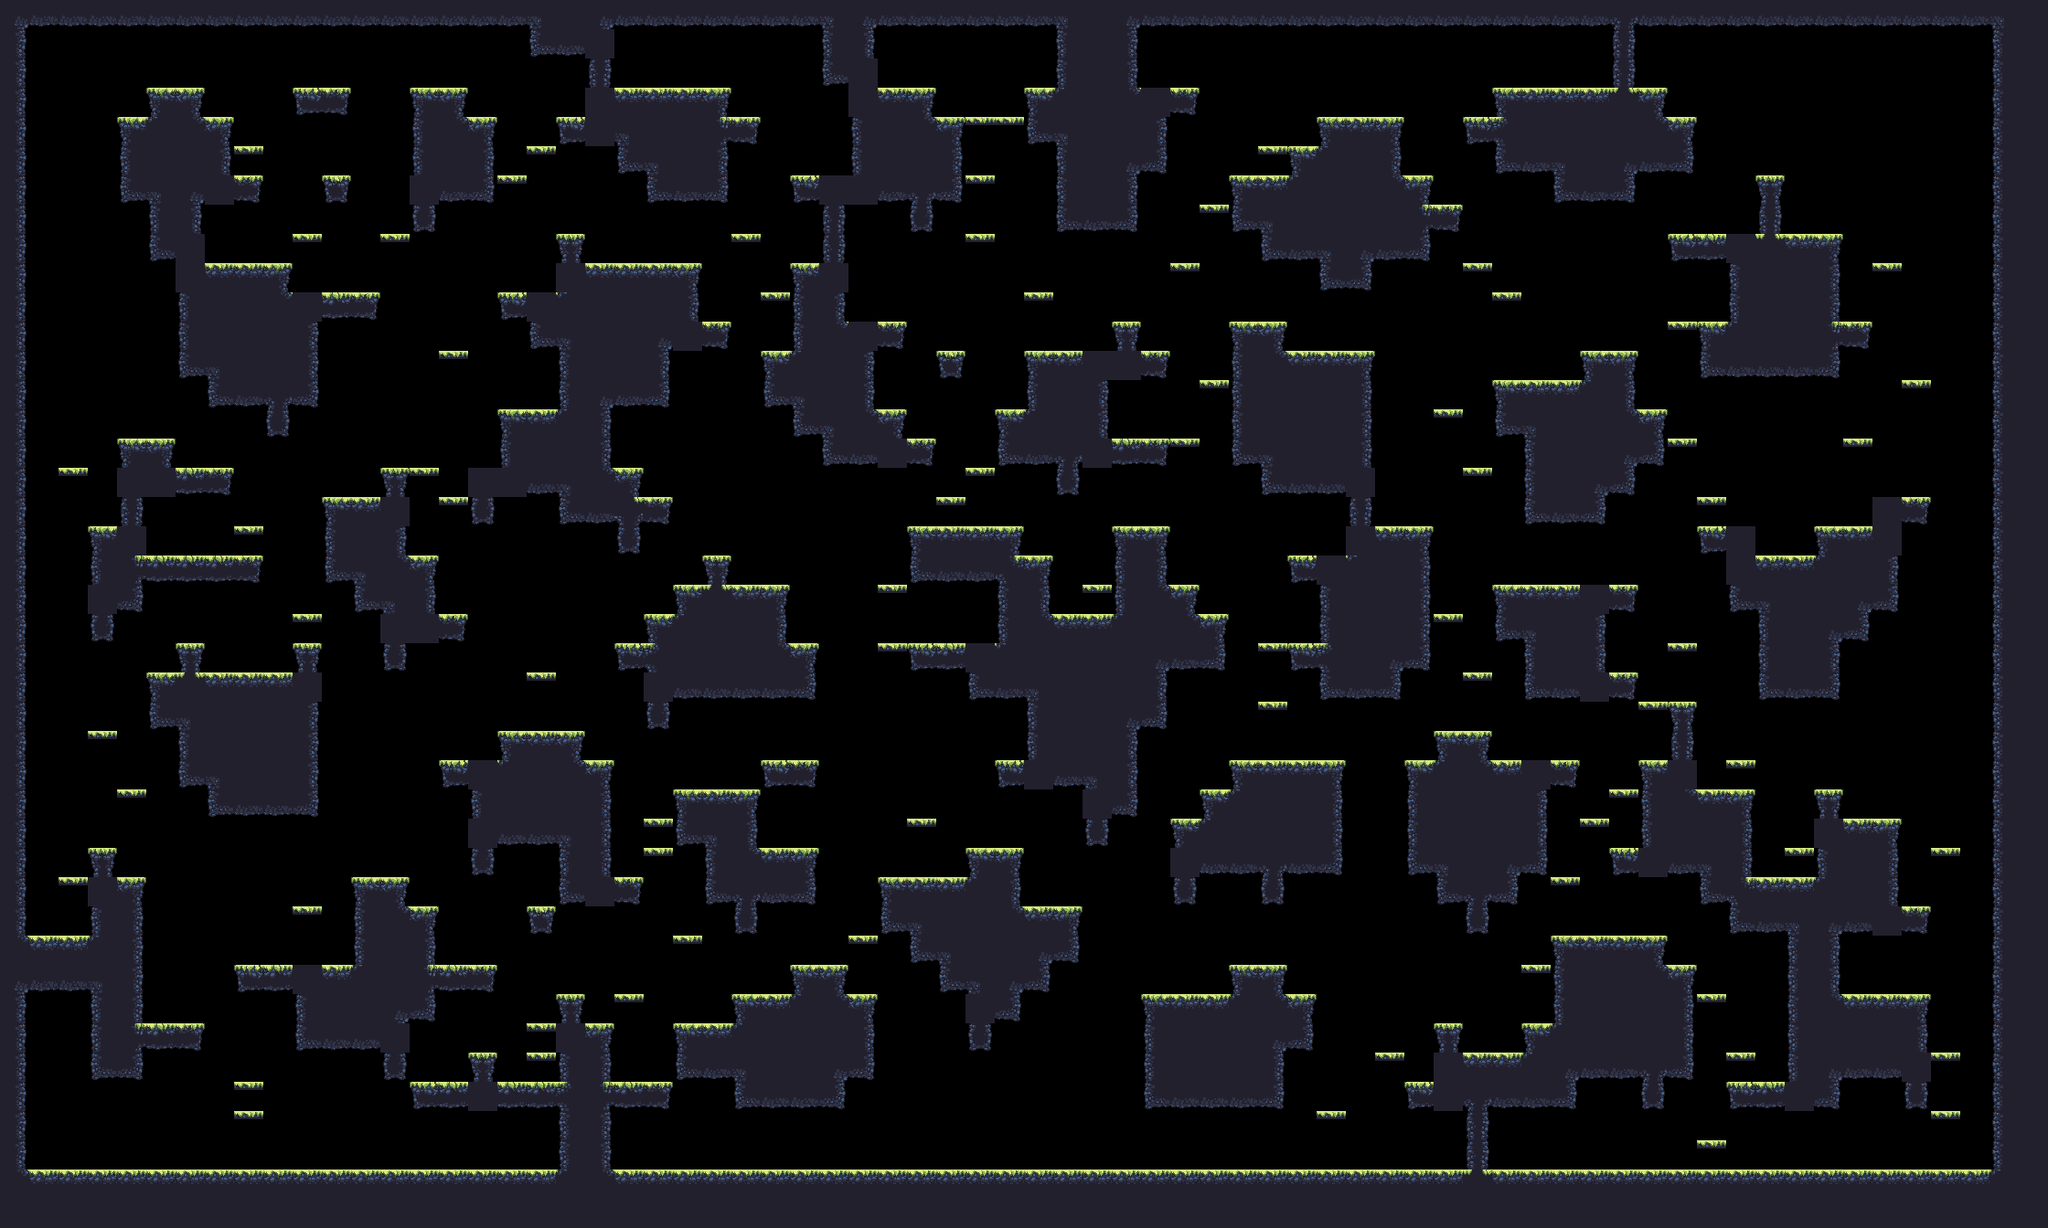

A level layout from a 2D game, rendered from its tile map. Below: a short description, then the map file with tile-grid data replaced by summaries:
An orthogonal 70x42 tile map with 32x32 px tiles, 1 tile layer (main) and 17 objects (9x spawn, spawnPlayer0, spawnCrown0, spawnPlayer1, spawnCrown1, ...).

<map compressionlevel="0" height="42" infinite="0" nextlayerid="3" nextobjectid="4" orientation="orthogonal" renderorder="right-down" tiledversion="1.3.2" tileheight="32" tilewidth="32" version="1.2" width="70">
 <tileset firstgid="1" source="forest_summer_tile_set.tsx" />
 <layer height="42" id="1" name="main" width="70">
  <data>[2940 cells, 1317 non-empty, 27 distinct tile ids]</data>
 </layer>
 <objectgroup><object id="1" name="spawnPlayer0" x="320" y="240.0" /><object id="2" name="spawnCrown0" x="128" y="432.0" /><object id="3" name="spawnPlayer1" x="1856" y="80.0" /><object id="4" name="spawnCrown1" x="1984" y="208.0" /><object id="5" name="spawnPlayer2" x="128" y="1232.0" /><object id="6" name="spawnCrown2" x="128" y="1232.0" /><object id="7" name="spawnPlayer3" x="1856" y="1232.0" /><object id="8" name="spawnCrown3" x="2048" y="1232.0" /><object id="9" name="spawn" x="928" y="1008.0" /><object id="10" name="spawn" x="1408" y="784.0" /><object id="11" name="spawn" x="2048" y="304.0" /><object id="12" name="spawn" x="160" y="912.0" /><object id="13" name="spawn" x="1312" y="592.0" /><object id="14" name="spawn" x="96" y="880.0" /><object id="15" name="spawn" x="288" y="1008.0" /><object id="16" name="spawn" x="1920" y="144.0" /><object id="17" name="spawn" x="800" y="560.0" /></objectgroup></map>
